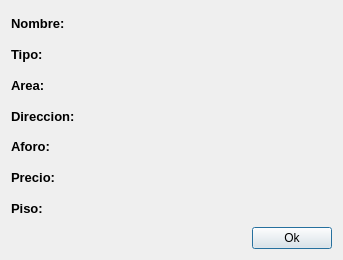
<?xml version="1.0" encoding="UTF-8"?>
<ui version="4.0">
 <class>verMas</class>
 <widget class="QDialog" name="verMas">
  <property name="geometry">
   <rect>
    <x>0</x>
    <y>0</y>
    <width>343</width>
    <height>260</height>
   </rect>
  </property>
  <property name="windowTitle">
   <string>Mas Informacion</string>
  </property>
  <layout class="QVBoxLayout" name="verticalLayout">
   <item>
    <layout class="QHBoxLayout" name="horizontalLayout_2">
     <item>
      <widget class="QLabel" name="label">
       <property name="maximumSize">
        <size>
         <width>70</width>
         <height>16777215</height>
        </size>
       </property>
       <property name="font">
        <font>
         <pointsize>10</pointsize>
         <weight>75</weight>
         <bold>true</bold>
        </font>
       </property>
       <property name="text">
        <string>Nombre:</string>
       </property>
      </widget>
     </item>
     <item>
      <widget class="QLabel" name="labelNombre">
       <property name="font">
        <font>
         <pointsize>10</pointsize>
        </font>
       </property>
       <property name="text">
        <string/>
       </property>
      </widget>
     </item>
    </layout>
   </item>
   <item>
    <layout class="QHBoxLayout" name="horizontalLayout_3">
     <item>
      <widget class="QLabel" name="label_2">
       <property name="maximumSize">
        <size>
         <width>70</width>
         <height>16777215</height>
        </size>
       </property>
       <property name="font">
        <font>
         <pointsize>10</pointsize>
         <weight>75</weight>
         <bold>true</bold>
        </font>
       </property>
       <property name="text">
        <string>Tipo:</string>
       </property>
      </widget>
     </item>
     <item>
      <widget class="QLabel" name="labelTipo">
       <property name="font">
        <font>
         <pointsize>10</pointsize>
        </font>
       </property>
       <property name="text">
        <string/>
       </property>
      </widget>
     </item>
    </layout>
   </item>
   <item>
    <layout class="QHBoxLayout" name="horizontalLayout_4">
     <item>
      <widget class="QLabel" name="label_3">
       <property name="maximumSize">
        <size>
         <width>70</width>
         <height>16777215</height>
        </size>
       </property>
       <property name="font">
        <font>
         <pointsize>10</pointsize>
         <weight>75</weight>
         <bold>true</bold>
        </font>
       </property>
       <property name="text">
        <string>Area:</string>
       </property>
      </widget>
     </item>
     <item>
      <widget class="QLabel" name="labelArea">
       <property name="font">
        <font>
         <pointsize>10</pointsize>
        </font>
       </property>
       <property name="text">
        <string/>
       </property>
      </widget>
     </item>
    </layout>
   </item>
   <item>
    <layout class="QHBoxLayout" name="horizontalLayout_5">
     <item>
      <widget class="QLabel" name="label_4">
       <property name="maximumSize">
        <size>
         <width>70</width>
         <height>16777215</height>
        </size>
       </property>
       <property name="font">
        <font>
         <pointsize>10</pointsize>
         <weight>75</weight>
         <bold>true</bold>
        </font>
       </property>
       <property name="text">
        <string>Direccion:</string>
       </property>
      </widget>
     </item>
     <item>
      <widget class="QLabel" name="labelDireccion">
       <property name="font">
        <font>
         <pointsize>10</pointsize>
        </font>
       </property>
       <property name="text">
        <string/>
       </property>
      </widget>
     </item>
    </layout>
   </item>
   <item>
    <layout class="QHBoxLayout" name="horizontalLayout_6">
     <item>
      <widget class="QLabel" name="label_5">
       <property name="maximumSize">
        <size>
         <width>70</width>
         <height>16777215</height>
        </size>
       </property>
       <property name="font">
        <font>
         <pointsize>10</pointsize>
         <weight>75</weight>
         <bold>true</bold>
        </font>
       </property>
       <property name="text">
        <string>Aforo:</string>
       </property>
      </widget>
     </item>
     <item>
      <widget class="QLabel" name="labelAforo">
       <property name="font">
        <font>
         <pointsize>10</pointsize>
        </font>
       </property>
       <property name="text">
        <string/>
       </property>
      </widget>
     </item>
    </layout>
   </item>
   <item>
    <layout class="QHBoxLayout" name="horizontalLayout_7">
     <item>
      <widget class="QLabel" name="label_6">
       <property name="maximumSize">
        <size>
         <width>70</width>
         <height>16777215</height>
        </size>
       </property>
       <property name="font">
        <font>
         <pointsize>10</pointsize>
         <weight>75</weight>
         <bold>true</bold>
        </font>
       </property>
       <property name="text">
        <string>Precio:</string>
       </property>
      </widget>
     </item>
     <item>
      <widget class="QLabel" name="labelCosto">
       <property name="font">
        <font>
         <pointsize>10</pointsize>
        </font>
       </property>
       <property name="text">
        <string/>
       </property>
      </widget>
     </item>
    </layout>
   </item>
   <item>
    <layout class="QHBoxLayout" name="horizontalLayout_8">
     <item>
      <widget class="QLabel" name="label_7">
       <property name="maximumSize">
        <size>
         <width>70</width>
         <height>16777215</height>
        </size>
       </property>
       <property name="font">
        <font>
         <pointsize>10</pointsize>
         <weight>75</weight>
         <bold>true</bold>
        </font>
       </property>
       <property name="text">
        <string>Piso:</string>
       </property>
      </widget>
     </item>
     <item>
      <widget class="QLabel" name="labelPiso">
       <property name="font">
        <font>
         <pointsize>10</pointsize>
        </font>
       </property>
       <property name="text">
        <string/>
       </property>
      </widget>
     </item>
    </layout>
   </item>
   <item>
    <layout class="QHBoxLayout" name="horizontalLayout">
     <item>
      <spacer name="horizontalSpacer">
       <property name="orientation">
        <enum>Qt::Horizontal</enum>
       </property>
       <property name="sizeHint" stdset="0">
        <size>
         <width>40</width>
         <height>20</height>
        </size>
       </property>
      </spacer>
     </item>
     <item>
      <widget class="QPushButton" name="btnOk">
       <property name="text">
        <string>Ok</string>
       </property>
      </widget>
     </item>
    </layout>
   </item>
  </layout>
 </widget>
 <resources/>
 <connections/>
</ui>
